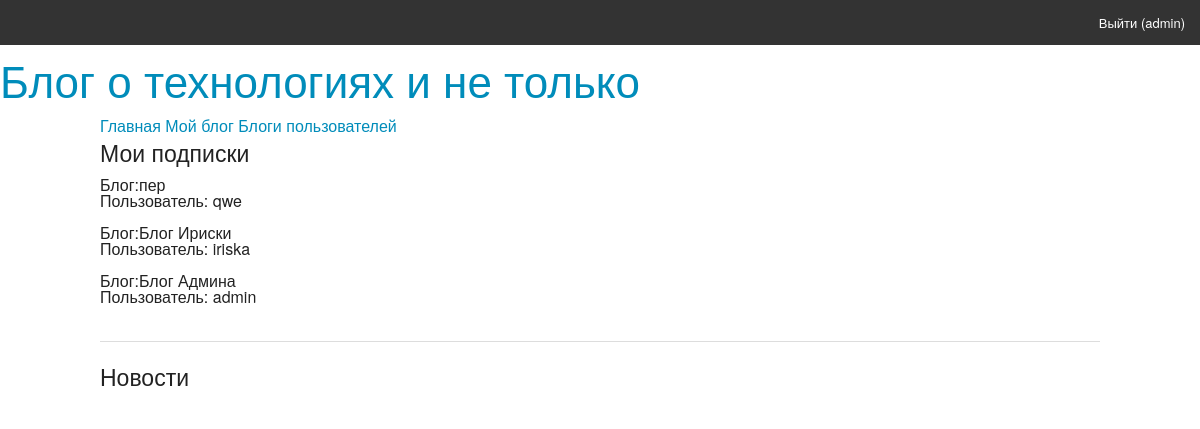
The app's page / (signed in) with its own data.
### blog/models.py (models this page shows)
class Blog(m.Model):
    name = m.CharField(
        'Название',
        max_length=50,
    )
    user = m.OneToOneField(
        'auth.User',
        verbose_name='Пользователь',
    )
    def __str__(self):
        title = "{}'s blog".format(self.user.username)
        return title
    class Meta:
        verbose_name = "Блог"
        verbose_name_plural = "Блоги"

### blog/views.py (the view)
# urls.py: url(r'^$', UserNewsFeed.as_view(), name="news_feed"),
class UserNewsFeed(TemplateView):
    template_name = 'blog/NewsFeed.html'
    def get(self, request, *args, **kwargs):
        user = auth.get_user(request)
        if not user.is_authenticated:
            return redirect('/users_blogs/')
        newsfeed = NewsFeed.objects.get(user=user)
        posts = newsfeed.post_set.all()
        print(posts)
        userblogs = newsfeed.blogs.all()
        print(userblogs)
        return render(request,
                      self.template_name,
                      {
                          'blogs': userblogs,
                          'posts': posts,
                          'user': user,
                      })

### blog/templates/blog/NewsFeed.html (shortened to what this page needs)
{% extends 'blog/index.html' %}
{% block content %}
    <h4>Мои подписки</h4>
    {% for blog in blogs %}
        Блог:{{ blog.name }}<br>
        Пользователь: {{ blog.user }}<br>
    <br>
    {% endfor %}
    <hr>
    <h4>Новости</h4>
{% endblock%}

### templates/base.html (shortened to what this page needs)
{% load staticfiles %}
<!DOCTYPE html>
<html lang="ru">
<head>
    <link rel="stylesheet" type="text/css" href="{% static '/css/foundation.css' %}">
</head>
<body>
<div class="top-bar">
    <section class="top-bar-section">
        <ul class="right">
            {% if user %}
                <li><a href="/auth/logout/">Выйти ({{ user }})</a></li>
            {% else %}
                <li><a href="/auth/login/">Войти</a></li>
            {% endif %}
        </ul>
    </section>
</div>
<h1><a href="/">Блог о технологиях и не только</a></h1>
<div class="row">
    {% block data %}
    {% endblock %}
</div>
</body>
</html>

### records on screen
Blog: name "пер", user "qwe"
Blog: name "Блог Ириски", user "iriska"
Blog: name "Блог Админа", user "admin"

### other values on screen
{{ user }} "admin"
